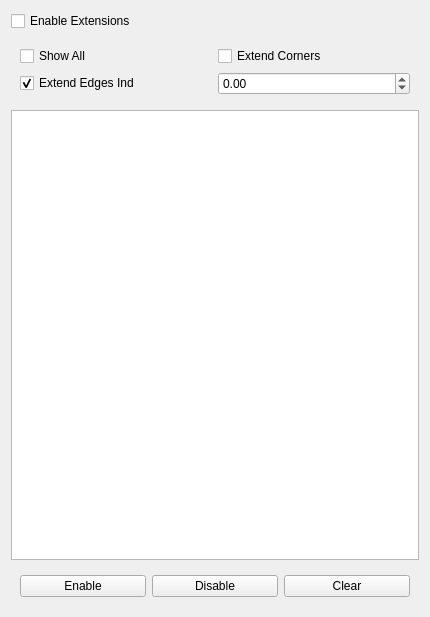
<?xml version="1.0" encoding="UTF-8"?>
<ui version="4.0">
 <class>Form</class>
 <widget class="QWidget" name="Form">
  <property name="geometry">
   <rect>
    <x>0</x>
    <y>0</y>
    <width>430</width>
    <height>617</height>
   </rect>
  </property>
  <property name="windowTitle">
   <string notr="true">Form</string>
  </property>
  <layout class="QVBoxLayout" name="verticalLayout">
   <item>
    <layout class="QHBoxLayout" name="horizontalLayout_2">
     <item>
      <widget class="QCheckBox" name="enableExtensions">
       <property name="text">
        <string>Enable Extensions</string>
       </property>
       <property name="checkable">
        <bool>true</bool>
       </property>
       <property name="checked">
        <bool>false</bool>
       </property>
      </widget>
     </item>
    </layout>
   </item>
   <item>
    <widget class="QWidget" name="extensionEdit">
     <layout class="QVBoxLayout" name="verticalLayout_2">
      <property name="leftMargin">
       <number>0</number>
      </property>
      <property name="topMargin">
       <number>0</number>
      </property>
      <property name="rightMargin">
       <number>0</number>
      </property>
      <property name="bottomMargin">
       <number>0</number>
      </property>
      <item>
       <widget class="QWidget" name="widget_2">
        <layout class="QGridLayout" name="gridLayout">
         <item row="2" column="0">
          <widget class="QCheckBox" name="showExtensions">
           <property name="toolTip">
            <string>If selected all potential extensions are visualised. Enabled extensions in purple and not enabled extensions in yellow</string>
           </property>
           <property name="text">
            <string>Show All</string>
           </property>
          </widget>
         </item>
        <item row="2" column="1">
          <widget class="QCheckBox" name="extendCorners">
           <property name="toolTip">
            <string>Extend the corner between two edges of a pocket. Selected adjacent edges are combined.</string>
           </property>
           <property name="text">
            <string>Extend Corners</string>
           </property>
           <property name="checked">
            <bool>false</bool>
           </property>
          </widget>
         </item>
         <item row="3" column="0">
          <widget class="QCheckBox" name="independentExtensions">
           <property name="toolTip">
            <string>Extend Edges Independently.</string>
           </property>
           <property name="text">
            <string>Extend Edges Ind</string>
           </property>
           <property name="checked">
            <bool>true</bool>
           </property>
          </widget>
         </item>
         <item row="3" column="1">
          <widget class="Gui::QuantitySpinBox" name="defaultLength">
           <property name="toolTip">
            <string>Set the extent of the dimension -the default value is half the tool diameter</string>
           </property>
           <property name="minimum">
            <double>-999999999.000000000000000</double>
           </property>
           <property name="maximum">
            <double>999999999.000000000000000</double>
           </property>
          </widget>
         </item>
         </layout>
       </widget>
      </item>
      <item>
       <widget class="QTreeView" name="extensionTree">
        <property name="toolTip">
         <string>Tree of existing edges and their potential extensions</string>
        </property>
        <property name="editTriggers">
         <set>QAbstractItemView::NoEditTriggers</set>
        </property>
        <property name="tabKeyNavigation">
         <bool>true</bool>
        </property>
        <property name="selectionMode">
         <enum>QAbstractItemView::ExtendedSelection</enum>
        </property>
        <property name="headerHidden">
         <bool>true</bool>
        </property>
        <attribute name="headerHighlightSections">
         <bool>true</bool>
        </attribute>
       </widget>
      </item>
      <item>
       <widget class="QWidget" name="widget">
        <layout class="QHBoxLayout" name="horizontalLayout">
         <item>
          <widget class="QPushButton" name="buttonEnable">
           <property name="toolTip">
            <string>Enable the currently selected pocket extension</string>
           </property>
           <property name="text">
            <string>Enable</string>
           </property>
          </widget>
         </item>
         <item>
          <widget class="QPushButton" name="buttonDisable">
           <property name="toolTip">
            <string>Disable the currently selected pocket extension</string>
           </property>
           <property name="text">
            <string>Disable</string>
           </property>
          </widget>
         </item>
         <item>
          <widget class="QPushButton" name="buttonClear">
           <property name="toolTip">
            <string>Remove all currently enabled extensions - leaving the plain pocket operation</string>
           </property>
           <property name="text">
            <string>Clear</string>
           </property>
          </widget>
         </item>
        </layout>
       </widget>
      </item>
     </layout>
    </widget>
   </item>
  </layout>
 </widget>
 <customwidgets>
  <customwidget>
   <class>Gui::QuantitySpinBox</class>
   <extends>QDoubleSpinBox</extends>
   <header>gui_quantityspinbox.h</header>
  </customwidget>
 </customwidgets>
 <resources/>
 <connections/>
</ui>
